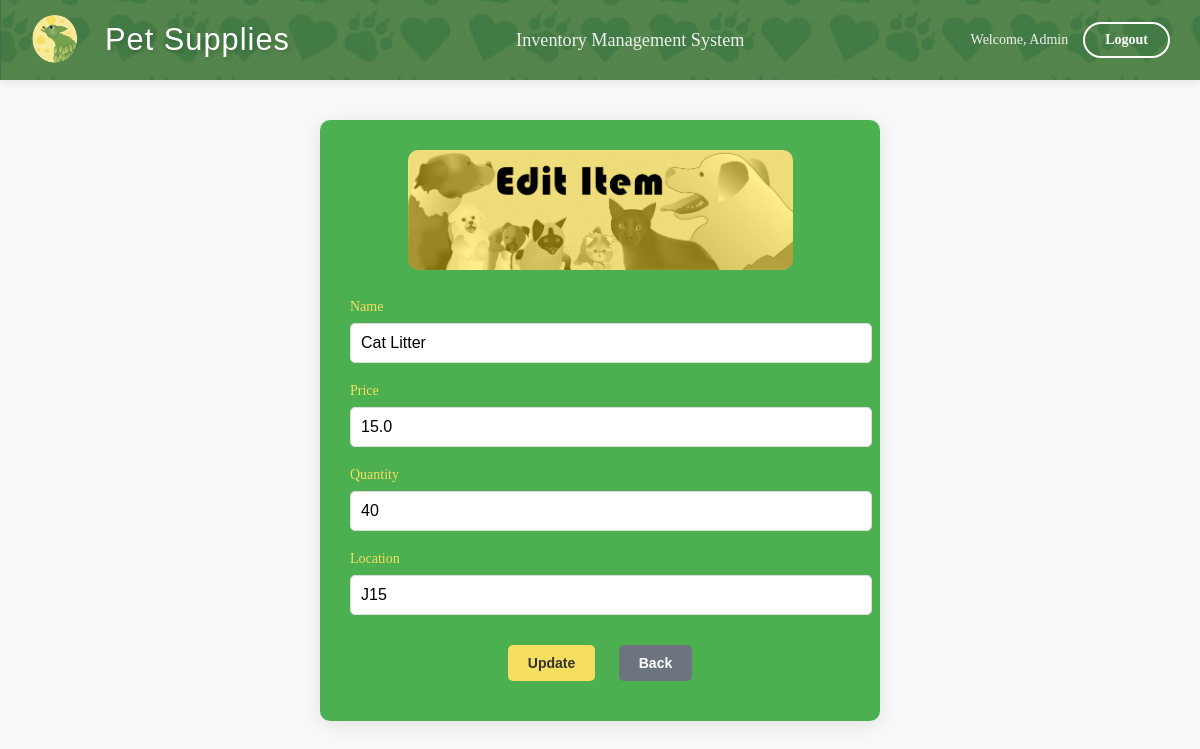
The app's page /edit-supply/Cat Litter/ (signed in), older data.
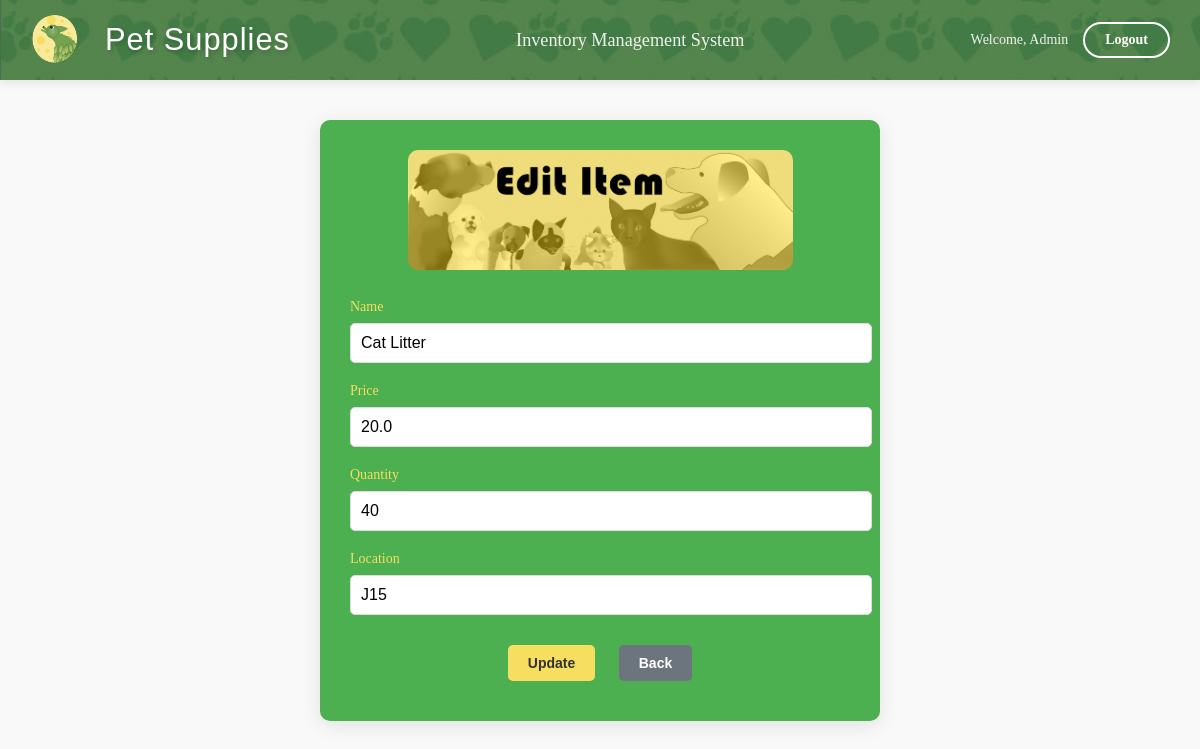
The same page, newer data.
### inventory/models.py (models this page shows, shortened)
class Supply(models.Model):
    name = models.CharField(max_length=255, primary_key=True)
    price = models.FloatField()
    quantity = models.IntegerField()
    location = models.CharField(max_length=255)
    reorder_point = models.PositiveIntegerField(default=5)
    deleted = models.BooleanField(default=False)

### inventory/views.py (the view)
# urls.py: path('edit-supply/<str:supply_name>/', views.edit_supply, name='edit_supply'),
@login_required
def edit_supply(request, supply_name):
    supply = get_object_or_404(Supply, name=supply_name)
    if request.method == 'POST':
        form = SupplyForm(request.POST, instance=supply)
        if form.is_valid():
            old_data = f'{supply.name}, {supply.price}, {supply.quantity}, {supply.location}'
            supply = form.save()
            new_data = f'{supply.name}, {supply.price}, {supply.quantity}, {supply.location}'
            AuditLog.objects.create(
                user=request.user,  # User who made the change
                action='UPDATE',  # Action type
                supply=supply,  # The supply that was updated
                changes=f'From {old_data} to {new_data}'  # Description of what was changed
            )
            messages.success(request, 'Supply updated successfully!')
            return redirect('index')
    else:
        form = SupplyForm(instance=supply)
    return render(request, 'inventory/edit_supply.html', {'form': form})

### inventory/forms.py
class SupplyForm(forms.ModelForm):
    class Meta:
        model = Supply
        fields = ['name', 'price', 'quantity', 'location']

### inventory/templates/inventory/edit_supply.html (shortened to what this page needs)
{% extends 'inventory/base.html' %}
{% load static %}
{% block content %}
<div class="form-container">
    <div class="login-form">
        <center>
            <img src="{% static 'icons/BannerYE.jpg' %}" alt="T Leaf Logo" class="login-image">
        </center>
        <form method="POST">
            {% for field in form %}
            <div class="form-group">
                <label for="{{ field.id_for_label }}">{{ field.label }}</label>
                {{ field }}
            </div>
            {% endfor %}
            <center>
                <button type="submit">Update</button>
                <a href="{% url 'index' %}">
                    <button type="button" class="back-button">Back</button>
                </a>
            </center>
        </form>
    </div>
</div>
{% endblock %}

Row changes from the older to the newer data that the page shows:
changed Supply "Cat Litter": price "15.0" → "20.0"
